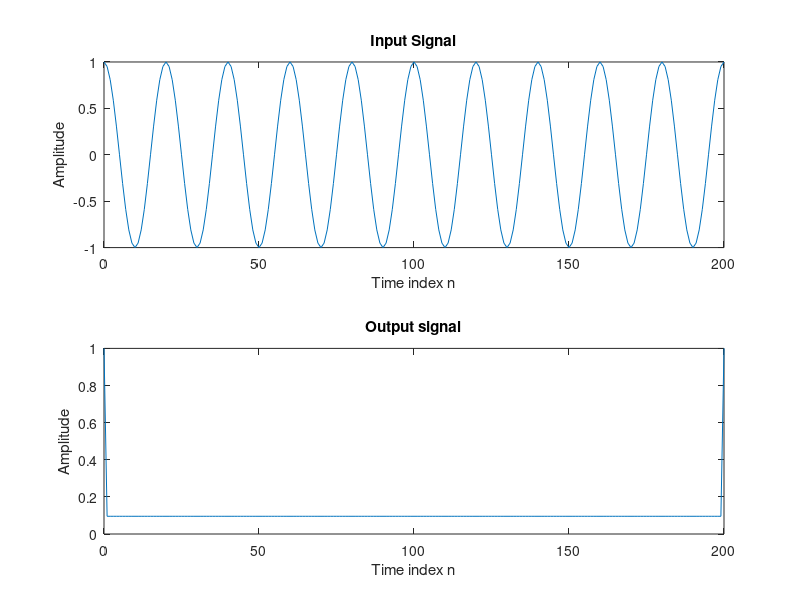

This chart was generated by the following MATLAB code:
clf;
n = 0:200;
x = cos(2*pi*0.05*n);% Compute the output signal
x1 = [x 0 0]; % x1[n] = x[n+1]
x2 = [0 x 0]; % x2[n] = x[n]
x3 = [0 0 x]; % x3[n] = x[n-1]
y = x2.*x2-x1.*x3;
y = y(2:202);
% Plot the input and output signals
subplot(2,1,1)
plot(n, x)
xlabel('Time index n');ylabel('Amplitude');
title('Input Signal')
subplot(2,1,2)
plot(n,y)
xlabel('Time index n');ylabel('Amplitude');
title('Output signal');